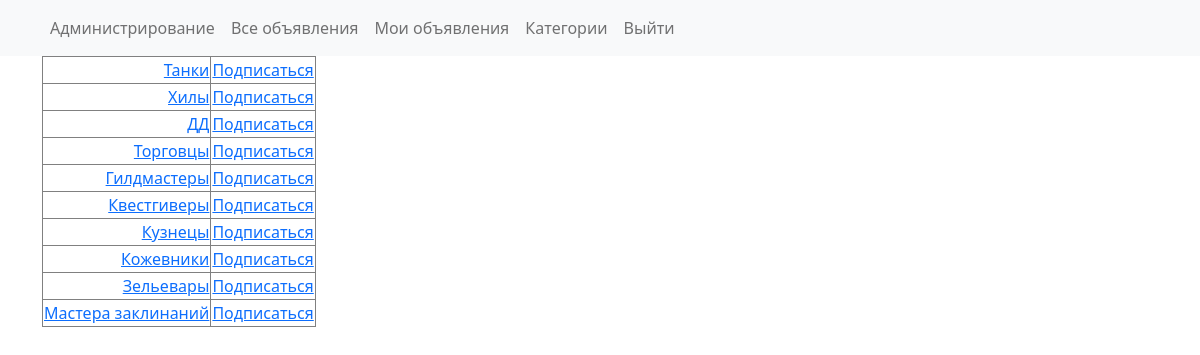
The app's page /categories (signed in) with its own data.
### app/models.py (models this page shows, shortened)
class Category(models.Model):
    name = models.CharField(max_length=100)
    subscribers = models.ManyToManyField(User)
    @property
    def get_subscribers_id(self):
        return self.subscribers.all().values_list('pk', flat=True)
    def __str__(self):
        return self.name

### app/views.py (the view)
# urls.py: path('categories', CategoryList.as_view(), name='category_list'),
class CategoryList(LoginRequiredMixin, ListView):
    model = Category
    template_name = 'app/category_list.html'
    def get_context_data(self, **kwargs):
        context = super().get_context_data(**kwargs)
        return context

### templates/app/category_list.html (shortened to what this page needs)
{% extends "default.html" %}
{% block content %}
<table>
{% for category in object_list %}
    <tr>
        <td>
            <a href="{% url 'post_list' %}?category={{ category.pk }}">{{ category }}</a>
        </td>
        <td>
            {% if user.pk in category.get_subscribers_id %}
                <a href="{% url 'category_unsubscribe' category.pk %}">Отписаться</a>
            {% else %}
                <a href="{% url 'category_subscribe' category.pk %}">Подписаться</a>
            {% endif %}
        </td>
    </tr>
{% endfor %}
</table>
{% endblock content %}

### records on screen
Category: name "Танки", shows "Подписаться"
Category: name "Хилы", shows "Подписаться"
Category: name "ДД", shows "Подписаться"
Category: name "Торговцы", shows "Подписаться"
Category: name "Гилдмастеры", shows "Подписаться"
Category: name "Квестгиверы", shows "Подписаться"
Category: name "Кузнецы", shows "Подписаться"
Category: name "Кожевники", shows "Подписаться"
Category: name "Зельевары", shows "Подписаться"
Category: name "Мастера заклинаний", shows "Подписаться"
